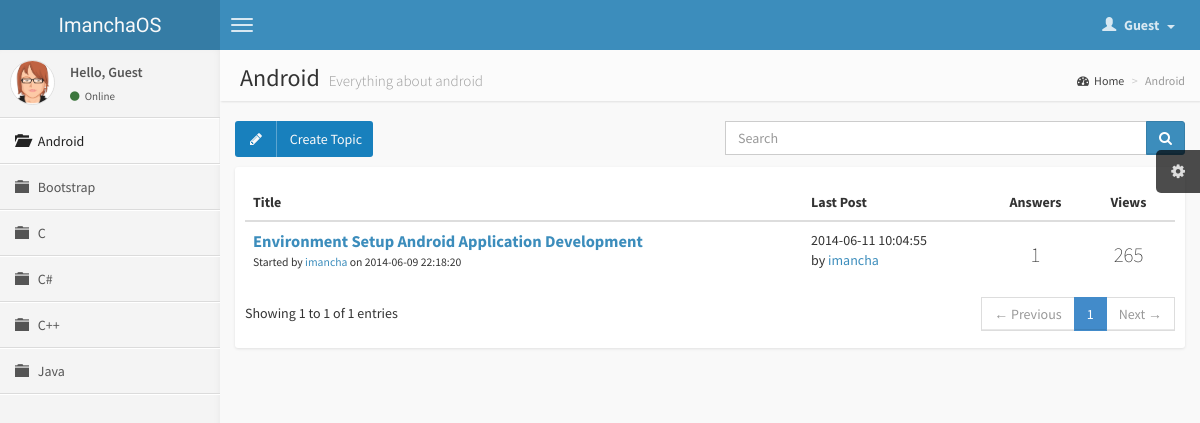
The page /category.php?cid=1&title=Android on the database its author committed.
### tables this page shows
CREATE TABLE IF NOT EXISTS `category` (
  `id_category` int(11) NOT NULL AUTO_INCREMENT,
  `name_category` varchar(30) NOT NULL,
  `description` varchar(50) NOT NULL,
  PRIMARY KEY (`id_category`)
);

CREATE TABLE IF NOT EXISTS `topic` (
  `id_topic` int(11) NOT NULL AUTO_INCREMENT,
  `id_category` int(11) NOT NULL,
  `title_topic` varchar(100) NOT NULL,
  `answers` int(11) NOT NULL DEFAULT '0',
  `views` int(11) NOT NULL DEFAULT '0',
  `date_topic` datetime NOT NULL,
  `reply_date_topic` datetime DEFAULT NULL,
  `creator_topic` varchar(30) NOT NULL,
  `last_post_by` varchar(30) NOT NULL,
  PRIMARY KEY (`id_topic`),
  KEY `id_category` (`id_category`),
  KEY `creator_topic` (`creator_topic`),
  KEY `last_post_by` (`last_post_by`)
);

### category.php (the view, shortened to what this page needs)
<?php include_once('function.inc');
  if(isset($_GET['cid']) && is_numeric($_GET['cid'])){
		$cid = (int) $_GET['cid'];
		if($cid > 0){
			$sql = "SELECT * FROM category WHERE id_category=$cid LIMIT 1";
			$res = mysql_query($sql) or die(mysql_error());
			if(mysql_num_rows($res) == 1){
				$row = mysql_fetch_assoc($res);
				$title = $row['name_category'];
				$description = $row['description'];
			}else{
				$error = TRUE;
			}
		}else{
			$error = TRUE;
		}
  }else{
		$error = TRUE;
	}
?>
<!DOCTYPE html>
<html>
  <head>
    <link href="css/bootstrap.min.css" rel="stylesheet" type="text/css" />
    <link href="css/font-awesome.min.css" rel="stylesheet" type="text/css" />
    <link href="css/ionicons.min.css" rel="stylesheet" type="text/css" />
    <link href="css/datatables/dataTables.bootstrap.css" rel="stylesheet" type="text/css" />
    <link href="css/imancha.css" rel="stylesheet" type="text/css" />
  </head>
  <body class="skin-blue">
    <header class="header"><?php navigation(); ?></header>
    <div class="wrapper row-offcanvas row-offcanvas-left">
      <aside class="left-side sidebar-offcanvas"><?php sidebar(); ?></aside>
      <aside class="right-side">
        <section class="content-header">
          <?php echo '<h1>'.$title.' <small>'.$description.'</small></h1>'; ?>
          <ol class="breadcrumb">
            <li><a href="index.php"><i class="fa fa-dashboard"></i>Home</a></li>
            <li class="active"><?php echo $title; ?></li>
          </ol>
        </section>
        <section class="content">
          <div class="row">
						<div class="col-md-6">
							<p><button class='btn bg-blue btn-social' <?php if(isset($_SESSION['id'])) echo "onClick=\"window.location='create.php?cid=".$cid."&title=".$title."'\""; else echo 'data-toggle="modal" data-target="#login-modal"'; ?>><i class='fa fa-pencil'></i><span> Create Topic</span></button></p>
						</div>
						<div class="col-md-6">
							<form class="search-form" method="GET" action="search.php">
                <div class="input-group">
                  <input type="text" name="keyword" class="form-control" placeholder="Search" required />
                  <div class="input-group-btn">
                    <button type="submit" class="btn btn-primary"><i class="fa fa-search"></i></button>
                  </div>
                </div>
              </form>
						</div>
					</div>
					<div class="row">
						<div class="col-md-12">
							<div class="box box-solid">
								<?php
									$sql = "SELECT * FROM topic WHERE id_category=$cid ORDER BY reply_date_topic DESC";
									$res = mysql_query($sql) or die(mysql_error());
									if(mysql_num_rows($res) > 0){
										$topic .= '<div class="box-body table-responsive">';
										$topic .= '<table class="table table-hover" id="category">';
										$topic .= '<thead><tr><th width="60%">Title</th><th width="20%">Last Post</th><th width="10%" class="text-center">Answers</th><th width="10%" class="text-center">Views</th></tr></thead><tbody>';
										while($row = mysql_fetch_assoc($res)){
											$tid = $row['id_topic'];
											$title = $row['title_topic'];
											$answer = $row['answers'];
											$view = $row ['views'];
											$date = $row['date_topic'];
											$last = $row['last_post_by'];
											$reply = $row['reply_date_topic'];
											$creator = $row['creator_topic'];
											$sql0 = "SELECT id FROM user WHERE username='$creator' LIMIT 1";
											$res0 = mysql_query($sql0) or die(mysql_error());
											$row0 = mysql_fetch_array($res0);
											$sql1 = "SELECT id FROM user WHERE username='$last' LIMIT 1";
											$res1 = mysql_query($sql1) or die(mysql_error());
											$row1 = mysql_fetch_array($res1);
											if(isset($_SESSION['id']))
												$profil = 'href="profile.php?user='.$row0['id'].'"';
											else
												$profil = 'href="#required" data-toggle="modal" data-target="#login-modal"';
											if(isset($_SESSION['id']))
												$profile = 'href="profile.php?user='.$row1['id'].'"';
											else
												$profile = 'href="#required" data-toggle="modal" data-target="#login-modal"';
											$topic .= "<tr>
																	<td><p style='font-size: 16.5px;' class='no-margin'><b><a href='topic.php?cid=$cid&tid=$tid&title=$title'>$title</a></b></p><p style='font-size:smaller;'>Started by <a $profil>$creator</a> on $date</p></td>
																	<td><p class='no-margin'>$reply</p> by <a $profile>$last</a></td>
																	<td class='text-center'><p class='lead margin'>$answer</p></td>
																	<td class='text-center'><p class='lead margin'>$view</p></td>
																 </tr>";
										}
										$topic .= "</tbody></table></div>";
									}else{
										$topic = "<div class='box-body'>There are no topics available in $title categories yet.</div>";
									}
									echo $topic;
								?>
							</div>
						</div>
					</div>
        </section>
      </aside>
    </div>
  </body>
</html>

### function.inc (shortened to what this page needs)
<?php session_start();
	function guestmenu(){
		echo '<li class="dropdown user user-menu">
            <a href="#" class="dropdown-toggle" data-toggle="dropdown">
              <i class="glyphicon glyphicon-user"></i>
              <span>Guest &nbsp;<i class="caret"></i></span>
            </a>
            <ul class="dropdown-menu">
              <li class="user-header bg-red">
                <img src="img/avatar3.png" class="img-circle" alt="User Image" />
                <p>Anonymous</p>
              </li>
              <li class="user-footer">
                <div class="pull-left"><a href="login.php" class="btn btn-default btn-flat">Sign In</a></div>
                <div class="pull-right"><a href="register.php" class="btn btn-default btn-flat">Sign Up</a></div>
              </li>
            </ul>
          </li>';
	}
	function topmenu(){
		if(isset($_SESSION['id'])){
			usermenu();
		}else{
			guestmenu();
		}
	}
	function navigation(){
		echo '<a href="index.php" class="logo">ImanchaOS</a>
          <nav class="navbar navbar-static-top" role="navigation">
            <a href="#" class="navbar-btn sidebar-toggle" data-toggle="offcanvas" role="button" title="Toggle Navigation">
              <span class="sr-only">Toggle navigation</span>
              <span class="icon-bar"></span>
              <span class="icon-bar"></span>
              <span class="icon-bar"></span>
            </a>
            <div class="navbar-right">
              <ul class="nav navbar-nav">';
                topmenu();
    echo '		</ul>
            </div>
          </nav>';
	}
	function sidebar(){
		if(isset($_SESSION['id'])){
			if($_SESSION['level'] == "admin")
				$dashboard = "<li><a href='admin.php'><i class='glyphicon glyphicon-eye-open'></i><span>Administrator</span></a></li>";
			$message = "<p>Hello, ".$_SESSION['username']."</p>";
			$dashboard .= "<li><a href='dashboard.php'><i class='fa fa-dashboard'></i><span>Dashboard</span></a></li>";
		}else{
			$message = "<p>Hello, Guest</p>";
			$dashboard = "";
		}
		echo '<section class="sidebar">
            <div class="user-panel">
                <div class="pull-left image">
                    <img src="img/avatar3.png" class="img-circle" alt="User Image" />
                </div>
                <div class="pull-left info">
									'.$message.'
									<a href="#"><i class="fa fa-circle text-success"></i> Online</a>
                </div>
            	</div>
            <ul class="sidebar-menu">'.$dashboard.'';
							$sql = "SELECT * FROM category ORDER BY name_category ASC";
							$res = mysql_query($sql) or die(mysql_error());
							if(mysql_num_rows($res) > 0){
								while($row = mysql_fetch_assoc($res)){
									$id = $row['id_category'];
									$name = $row['name_category'];
									if(isset($_GET['cid']) && ($_GET['cid'] == $id)){
										$active = "active";
										$icon = "glyphicon-folder-open";
									}else{
										$active = "";
										$icon = "glyphicon-folder-close";
									}
									echo '<li class='.$active.'>
													<a href="category.php?cid='.$id.'&title='.$name.'">
														<i class="glyphicon '.$icon.'"></i>
														<span>'.$name.'</span>
													</a>
												</li>';
								}
							}
    echo '	</ul>
      		</section>';
	}
?>

### rows shown on the page
category: name_category "Android", description "Everything about android"
category: name_category "Bootstrap"
category: name_category "C"
category: name_category "C#"
category: name_category "C++"
category: name_category "Java"
topic: title_topic "Environment Setup Android Application Development", creator_topic "imancha", date_topic "2014-06-09 22:18:20", reply_date_topic "2014-06-11 10:04:55", last_post_by "imancha", answers "1", views "265"
